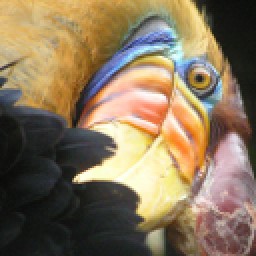
#> input picture K Means/bird_small.png, 128 x 128 px (shown 2 times larger)
$ jupyter execute 'Image Compress 1.ipynb'
#> lines starting #> are read from the running program, lines starting #| are printed output that depends on the picture
# Image Compress 1

[cell 1]
import numpy as np
from skimage import io
import matplotlib.pyplot as plt

[cell 2]
data = io.imread('./bird_small.png')
#> data is the input picture: shape (128, 128, 3); mean R, G, B 135.4, 117.4, 91.3
data.shape
#> Out = (128, 128, 3)

[cell 3]
io.imshow(data)

# Serialize image

[cell 4]
X = data / 255 # normalize value
X = X.reshape(data.shape[0] * data.shape[1], data.shape[2])
X[0]
#> Out = [0.859, 0.706, 0.404]

# Random initialise centroids
As the figures shows above, the number of clusters is better to be 3.

[cell 5]
def random_centroids(X, K):
#> called with X = array of shape (16384, 3), K = 16
    random_index = np.random.choice(X.shape[0], K)
    init_centroids = X[random_index]
#> init_centroids = 16 rows, first 8: [0.682, 0.482, 0.204], [0.984, 0.992, 0.796], [0.839, 0.788, 0.824], [0.525, 0.6, 0.875], [0.286, 0.259, 0.216], [0.098, 0.106, 0.0745], [0.212, 0.224, 0.208], [0.565, 0.408, 0.388]
    return init_centroids

[cell 6]
K = 16
init_centroids = random_centroids(X, K)
init_centroids.shape
#> Out = (16, 3)

# Cluster assignment step
$c^{(i)}$ is the index (from 1 to K) of the cluster centroid which is cloest to $x^{(i)}$.

[cell 7]
def find_cloest_centroids(X, centroids):
    m = X.shape[0]
    K = centroids.shape[0]

    dist_arr = np.zeros(m) + np.inf
    c_indices = np.zeros(m)

    for i in range(m):
        for j in range(K):
            dist = np.power(X[i] - centroids[j], 2).sum()

            if dist < dist_arr[i]:
                dist_arr[i] = dist
                c_indices[i] = j

    return c_indices.astype(int)

# Move centroid step
$\mu_{k}$ is the average of points assigned to cluster $k$.

[cell 8]
def compute_centroids(X, c_indices, K):
    m, n = X.shape
    centroids = np.zeros((K, n))

    for i in range(K):
        indices = np.where(c_indices == i)[0]
        avg_inst = np.sum(X[indices], axis=0) # (1,2) column sum
        centroids[i] = avg_inst / indices.shape[0]

    return centroids

# Optimize step
The cost function of K means algorithm is also known as Distortion function.
$$
J\left(c^{(1)}, \ldots, c^{(m)}, \mu_{1}, \ldots, \mu_{K}\right)=\frac{1}{m} \sum_{i=1}^{m}\left\|X^{(i)}-\mu_{c}(i)\right\|^{2}
$$

[cell 9]
def run_k_means(X, init_centroids, max_iters):
#> called with X = array of shape (16384, 3), init_centroids = array of shape (16, 3), max_iters = 10
    centroids = init_centroids
#> centroids has the same summary as init_centroids in random_centroids
    K = init_centroids.shape[0]
#> K = 16

    for i in range(max_iters):
        c_indices = find_cloest_centroids(X, centroids)
        centroids = compute_centroids(X, c_indices, K)

    return c_indices, centroids

[cell 10]
c_indices, centroids = run_k_means(X, init_centroids, 10)
#> c_indices = 16384 values, max 15 at index 96, min 0 at index 48, mean 7.72; centroids = 16 rows, first 8: [0.766, 0.548, 0.254], [0.975, 0.943, 0.813], [0.784, 0.742, 0.747], [0.466, 0.564, 0.754], [0.373, 0.356, 0.386], [0.115, 0.125, 0.115], [0.331, 0.269, 0.233], [0.557, 0.465, 0.409]
centroids[:3]
#> Out = [[0.766, 0.548, 0.254], [0.975, 0.943, 0.813], [0.784, 0.742, 0.747]]

[cell 11]
compressed_img = centroids[c_indices] # pixels map to 16 different colour (clusters)
compressed_img = compressed_img.reshape(data.shape)
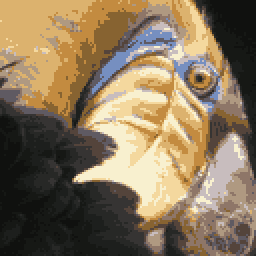
#> compressed_img: shape (128, 128, 3) float64 (shown 2 times larger); mean R, G, B 0.531, 0.46, 0.358

[cell 12]
plt.subplots(figsize=(8,8))
plt.subplot(121)
io.imshow(data)
plt.subplot(122)
io.imshow(compressed_img)
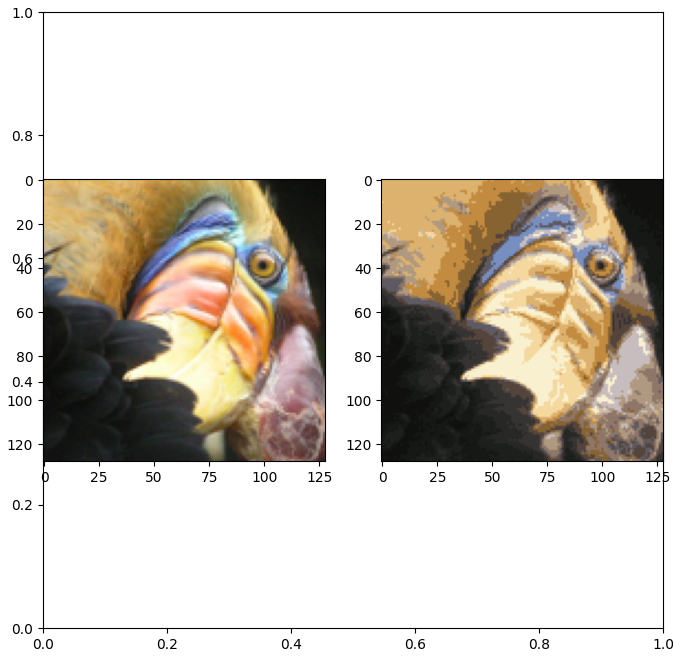
#> figure drawn by matplotlib, 2 panels
